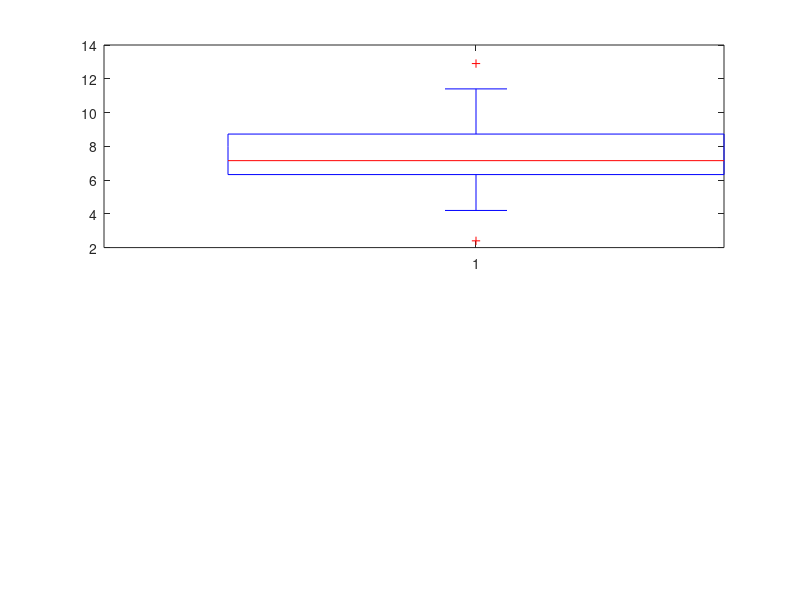

MATLAB code to generate this figure: (Note: this script raises an error after producing the figure.)
function y = zad7()
data = [8.5 7.6 9.3 5.5 11.4 6.9 6.5 12.9 8.7 4.8 4.2 8.1 6.5 5.8 6.7 2.4 11.1 7.1 8.8 7.2]
subplot(211)
boxplot(data)
med = median(data)
[mean, std] = stat(data)
subplot(212)
histogram(data)